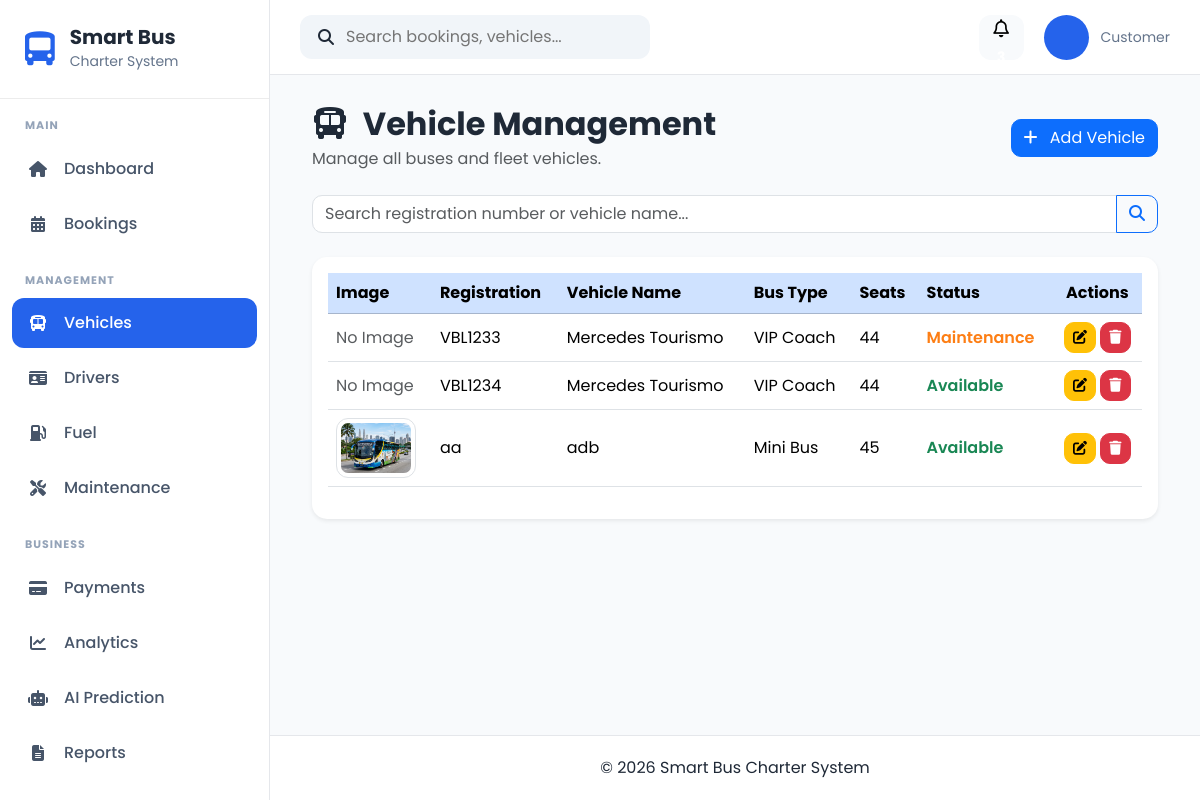
/vehicles/, run on the app's committed database.
### apps/vehicles/models.py (models this page shows, shortened)
class Vehicle(models.Model):
    STATUS_CHOICES = [
        ("Available", "Available"),
        ("Booked", "Booked"),
        ("Maintenance", "Maintenance"),
        ("Inactive", "Inactive"),
    ]
    BUS_TYPE_CHOICES = [
        ("Mini Bus", "Mini Bus"),
        ("Standard Bus", "Standard Bus"),
        ("VIP Coach", "VIP Coach"),
    ]
    registration_number = models.CharField(
        max_length=20,
        unique=True
    )
    vehicle_name = models.CharField(
        max_length=100
    )
    bus_type = models.CharField(
        max_length=30,
        choices=BUS_TYPE_CHOICES
    )
    seat_capacity = models.PositiveIntegerField()
    manufacture_year = models.PositiveIntegerField()
    insurance_expiry = models.DateField()
    road_tax_expiry = models.DateField()
    status = models.CharField(
        max_length=20,
        choices=STATUS_CHOICES,
        default="Available"
    )
    image = models.ImageField(
        upload_to="vehicles/",
        blank=True,
        null=True
    )
    created_at = models.DateTimeField(auto_now_add=True)
    updated_at = models.DateTimeField(auto_now=True)

### apps/vehicles/views.py (the view)
# urls.py: path("", views.vehicle_list, name="vehicle_list"),
def vehicle_list(request):
    search = request.GET.get("search", "")
    vehicles = Vehicle.objects.all().order_by("registration_number")
    if search:
        vehicles = vehicles.filter(
            Q(registration_number__icontains=search) |
            Q(vehicle_name__icontains=search)
        )
    paginator = Paginator(vehicles, 10)
    page_number = request.GET.get("page")
    page_obj = paginator.get_page(page_number)
    context = {
        "page_obj": page_obj,
        "search": search,
    }
    return render(request, "vehicles/vehicle_list.html", context)

### templates/vehicles/vehicle_list.html (shortened to what this page needs)
{% extends "crud/base_list.html" %}
{% load static %}
{% block header_title %}
<i class="fas fa-bus me-2"></i>
Vehicle Management
{% endblock %}
{% block header_subtitle %}
Manage all buses and fleet vehicles.
{% endblock %}
{% block add_button %}
<a href="{% url 'vehicles:vehicle_create' %}" class="btn btn-primary">
    <i class="fas fa-plus me-2"></i>
    Add Vehicle
</a>
{% endblock %}
{% block search %}
<form method="GET" class="mb-4">
    <div class="input-group">
        <input
            type="text"
            name="search"
            class="form-control"
            placeholder="Search registration number or vehicle name..."
            value="{{ search }}">
        <button class="btn btn-outline-primary" type="submit">
            <i class="fas fa-search"></i>
        </button>
    </div>
</form>
{% endblock %}
{% block table %}
<table class="table table-hover align-middle">
    <thead class="table-primary">
        <tr>
            <th>Image</th>
            <th>Registration</th>
            <th>Vehicle Name</th>
            <th>Bus Type</th>
            <th>Seats</th>
            <th>Status</th>
            <th class="text-center">Actions</th>
        </tr>
    </thead>
    <tbody>
    {% for vehicle in page_obj %}
        <tr>
            <td>
                {% if vehicle.image %}
                    <img src="{{ vehicle.image.url }}"
                         class="img-thumbnail"
                         style="width:80px;height:60px;object-fit:cover;">
                {% else %}
                    <span class="text-muted">No Image</span>
                {% endif %}
            </td>
            <td>{{ vehicle.registration_number }}</td>
            <td>{{ vehicle.vehicle_name }}</td>
            <td>{{ vehicle.bus_type }}</td>
            <td>{{ vehicle.seat_capacity }}</td>
            <td>
                {% if vehicle.status == "Available" %}
                    <span style="color:#198754;font-weight:600;">
                        {{ vehicle.status }}
                    </span>
                {% elif vehicle.status == "Booked" %}
                    <span style="color:#0d6efd;font-weight:600;">
                        {{ vehicle.status }}
                    </span>
                {% elif vehicle.status == "Maintenance" %}
                    <span style="color:#fd7e14;font-weight:600;">
                        {{ vehicle.status }}
                    </span>
                {% elif vehicle.status == "Inactive" %}
                    <span style="color:#dc3545;font-weight:600;">
                        {{ vehicle.status }}
                    </span>
                {% else %}
                    <span style="font-weight:600;">
                        {{ vehicle.status }}
                    </span>
                {% endif %}
            </td>
            <td class="text-center">
                <a href="{% url 'vehicles:vehicle_update' vehicle.pk %}"
                   class="btn btn-warning btn-sm">
                    <i class="fas fa-edit"></i>
                </a>
                <a href="{% url 'vehicles:vehicle_delete' vehicle.pk %}"
                   class="btn btn-danger btn-sm">
                    <i class="fas fa-trash"></i>
                </a>
            </td>
        </tr>
    {% endfor %}
    </tbody>
</table>
{% endblock %}

### static/css/base.css (style rules this page uses)
* { margin:0; padding:0; box-sizing:border-box; font-family:'Poppins',sans-serif; }
body { background:#F8FAFC; color:#1F2937; overflow-x:hidden; }
a { text-decoration:none; }

### static/css/crud.css (style rules this page uses)
.table thead { background:#0d6efd; color:white; }
.table th { vertical-align:middle; }
.table td { vertical-align:middle; }
.btn { border-radius:10px; }
.form-control, .form-select { border-radius:10px; }
img.img-thumbnail { border-radius:12px; }

### data on the page
Vehicle: image "No Image", registration_number "VBL1233", vehicle_name "Mercedes Tourismo", bus_type "VIP Coach", seat_capacity "44", status "Maintenance"
Vehicle: image "No Image", registration_number "VBL1234", vehicle_name "Mercedes Tourismo", bus_type "VIP Coach", seat_capacity "44", status "Available"
Vehicle: image (picture), registration_number "aa", vehicle_name "adb", bus_type "Mini Bus", seat_capacity "45", status "Available"
